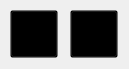
<?xml version="1.0" encoding="UTF-8"?>
<ui version="4.0">
 <class>alarmHandleDialog</class>
 <widget class="QDialog" name="alarmHandleDialog">
  <property name="geometry">
   <rect>
    <x>0</x>
    <y>0</y>
    <width>129</width>
    <height>69</height>
   </rect>
  </property>
  <property name="sizePolicy">
   <sizepolicy hsizetype="Fixed" vsizetype="Fixed">
    <horstretch>0</horstretch>
    <verstretch>0</verstretch>
   </sizepolicy>
  </property>
  <property name="contextMenuPolicy">
   <enum>Qt::PreventContextMenu</enum>
  </property>
  <property name="windowTitle">
   <string>AUFSTEHEN!!!</string>
  </property>
  <property name="styleSheet">
   <string notr="true">QToolButton {
background: transparent;
}</string>
  </property>
  <widget class="QToolButton" name="alarmOffButton">
   <property name="geometry">
    <rect>
     <x>10</x>
     <y>10</y>
     <width>48</width>
     <height>48</height>
    </rect>
   </property>
   <property name="text">
    <string>...</string>
   </property>
   <property name="icon">
    <iconset resource="alarmclock.qrc">
     <normaloff>:/icons/Cute-Ball-Stop-icon.png</normaloff>:/icons/Cute-Ball-Stop-icon.png</iconset>
   </property>
   <property name="iconSize">
    <size>
     <width>48</width>
     <height>48</height>
    </size>
   </property>
  </widget>
  <widget class="QToolButton" name="snoozeButton">
   <property name="geometry">
    <rect>
     <x>70</x>
     <y>10</y>
     <width>48</width>
     <height>48</height>
    </rect>
   </property>
   <property name="text">
    <string>...</string>
   </property>
   <property name="icon">
    <iconset resource="alarmclock.qrc">
     <normaloff>:/icons/Adium-Bird-Sleep-icon.png</normaloff>:/icons/Adium-Bird-Sleep-icon.png</iconset>
   </property>
   <property name="iconSize">
    <size>
     <width>48</width>
     <height>48</height>
    </size>
   </property>
  </widget>
 </widget>
 <resources>
  <include location="alarmclock.qrc"/>
 </resources>
 <connections/>
</ui>
